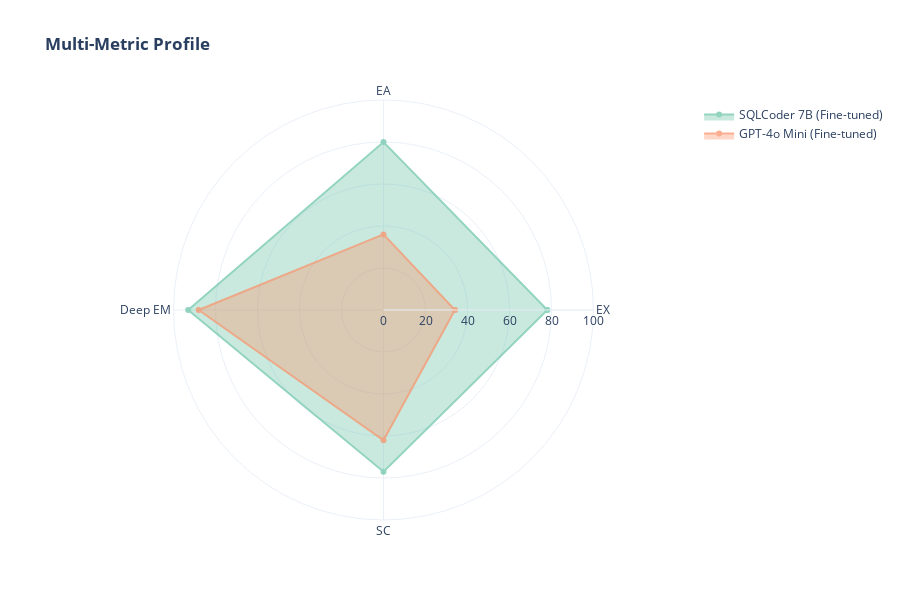

This figure's notebook cell:
### Markdown cell above
## 12. Interactive Radar Chart

### Code cell
def plot_interactive_radar(df):
    """Interactive Plotly radar chart."""
    categories = ['EX', 'EA', 'Deep EM', 'SC']
    fig = go.Figure()
    colors = px.colors.qualitative.Set2
    
    for idx, (_, row) in enumerate(df.iterrows()):
        values = [row['EX (%)'], row['EA (%)'], row['Deep EM (%)'], row['SC (%)']]
        values.append(values[0])
        fig.add_trace(go.Scatterpolar(r=values, theta=categories + [categories[0]], fill='toself',
                                      name=row['Model'], line=dict(color=colors[idx % len(colors)]), opacity=0.7))
    
    fig.update_layout(polar=dict(radialaxis=dict(visible=True, range=[0, 100])),
                     title='<b>Multi-Metric Profile</b>', template='plotly_white', height=600)
    fig.show()
    return fig

if results:
    fig_radar = plot_interactive_radar(df_overall)

### Figure 1 — Plotly figure (JSON) as saved in the notebook; plotly's stock layout.template omitted (floating-point values rounded to 4 significant figures)
{"data": [{"fill": "toself", "line": {"color": "rgb(102,194,165)"}, "name": "SQLCoder 7B (Fine-tuned)", "opacity": 0.7, "r": [78, 80, 93, 77, 78], "theta": ["EX", "EA", "Deep EM", "SC", "EX"], "type": "scatterpolar"}, {"fill": "toself", "line": {"color": "rgb(252,141,98)"}, "name": "GPT-4o Mini (Fine-tuned)", "opacity": 0.7, "r": [34, 36, 88, 62, 34], "theta": ["EX", "EA", "Deep EM", "SC", "EX"], "type": "scatterpolar"}], "layout": {"height": 600, "polar": {"radialaxis": {"range": [0, 100], "visible": true}}, "title": {"text": "<b>Multi-Metric Profile</b>"}}}
